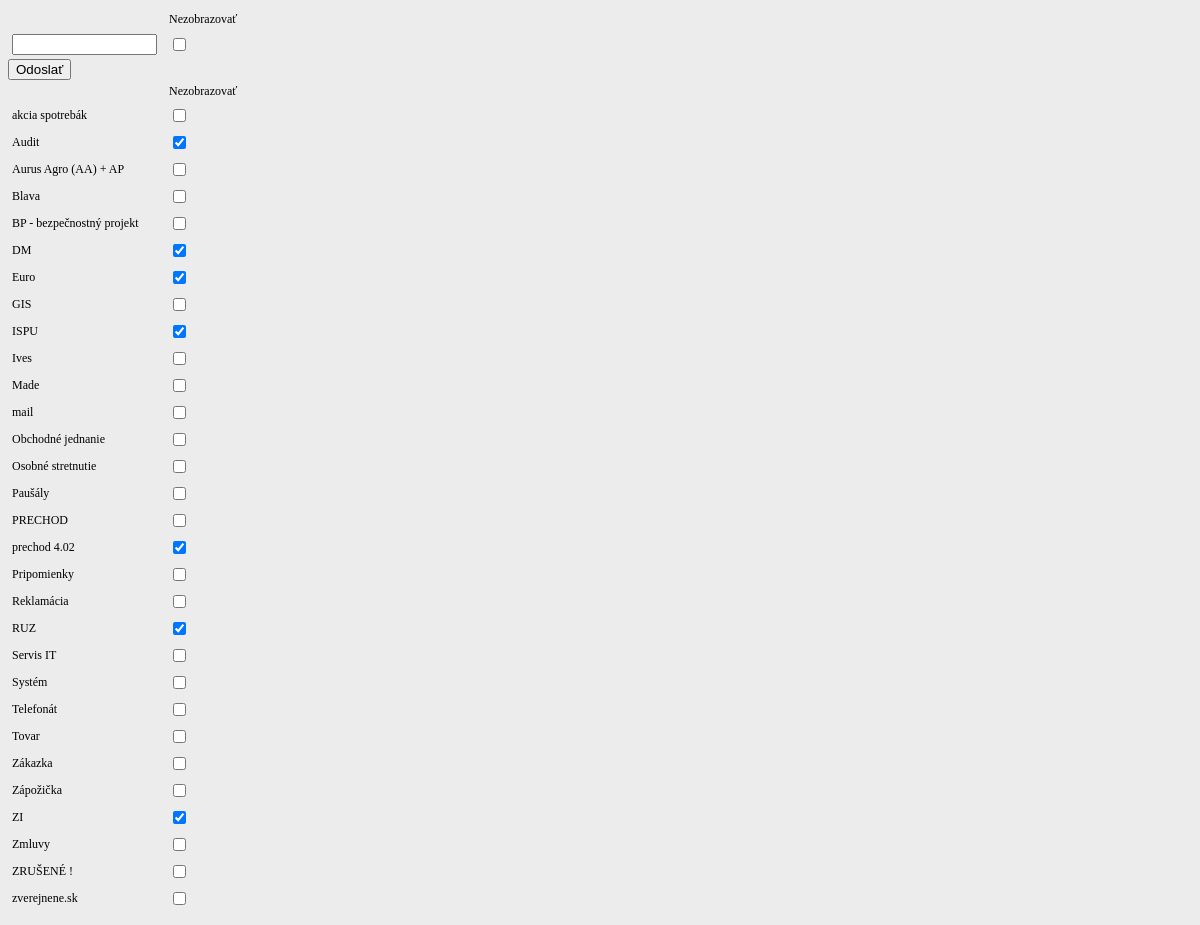
/service_apache/App/_var_www_html/zadaj_okruh.php, run on the app's committed database.
### tables this page shows
CREATE TABLE `okruhy` (
  `id_okr` smallint(5) unsigned NOT NULL AUTO_INCREMENT,
  `nazov` char(25) NOT NULL DEFAULT '',
  `zobraz` tinyint(4) NOT NULL DEFAULT '1',
  PRIMARY KEY (`id_okr`),
  UNIQUE KEY `nazov` (`nazov`)
);

### service_apache/App/_var_www_html/funkcie.php (called while the page is built, shortened)
<?php
$MYSQL_HOST = "db";
$MYSQL_USER = "Korbi";
$MYSQL_PASSWORD = "wyBCewKk28kammg";
function zisti($sql) {
	global $MYSQL_HOST, $MYSQL_USER, $MYSQL_PASSWORD;
	$db_link = mysqli_connect($MYSQL_HOST, $MYSQL_USER, $MYSQL_PASSWORD);
	mysqli_select_db($db_link, "Korbi");
	$vysledok = mysqli_query($db_link, $sql);
	return $vysledok;
}
?>

### service_apache/App/_var_www_html/zadaj_okruh.php (the view, shortened to what this page needs)
<HTML>
<link rel="stylesheet" href="styly.css">
<BODY>
<FORM NAME='formular' METHOD=post ACTION="zapis_okruh.php">
<TABLE WIDTH="100%" VALIGN="top">
<TR>
  <TD></TD>
  <TD>Nezobrazovať</TD>
</TR>
<TR>
  <TD WIDTH="150"><INPUT NAME="nazov" TYPE="text" SIZE="15" MAXLENGTH="25"></TD>
  <TD><INPUT NAME="zobraz" TYPE="checkbox" VALUE="1"></TD>
</TR>
</TABLE>
<INPUT NAME="odoslat" TYPE="submit" VALUE="Odoslať">
<TABLE WIDTH="100%" VALIGN="top">
<TR>
  <TD></TD>
  <TD>Nezobrazovať</TD>
</TR>
<?PHP
require("funkcie.php");
$sirka="150";
$sql="SELECT * FROM okruhy ORDER BY nazov";
$vysledok=zisti($sql);
$i = 1;
while($row=mysqli_fetch_object($vysledok)) {
  echo "<TR><TD WIDTH=\"$sirka\">".$row->nazov."</TD><TD><INPUT NAME=\"id$i\" TYPE=\"checkbox\" VALUE=\"".$row->id_okr."\"";
  if (!$row->zobraz) {
    echo " CHECKED></TD><TR>";
  } else {
    echo "></TD><TR>";
  }
  $i++;
}
?>
</TABLE>
</FORM>
</BODY>
</HTML>

### service_apache/App/_var_www_html/styly.css (style rules this page uses)
body { scrollbar-base-color: #f4f2be; background-color: #f4f2be; background-color: #ececec; font-size: 12px; font-family: Verdana; }
table { empty-cells: show; border: solid 1px; border-color: #CCCCCC; border-spacing: 1px }
td, th { border: inset 1px; border-color: #CCCCCC; font-size: 12px; font-family: Verdana; padding: 3px }

### service_apache/App/_var_www_html/zadaj_okruh.php (style rules this page uses)
table, tr, td { border: 0 }

### data on the page
okruhy: nazov "akcia spotrebák"
okruhy: nazov "Audit", zobraz "☑"
okruhy: nazov "Aurus Agro (AA) + AP"
okruhy: nazov "Blava"
okruhy: nazov "BP - bezpečnostný projekt"
okruhy: nazov "DM", zobraz "☑"
okruhy: nazov "Euro", zobraz "☑"
okruhy: nazov "GIS"
okruhy: nazov "ISPU", zobraz "☑"
okruhy: nazov "Ives"
okruhy: nazov "Made"
okruhy: nazov "mail"
okruhy: nazov "Obchodné jednanie"
okruhy: nazov "Osobné stretnutie"
okruhy: nazov "Paušály"
okruhy: nazov "PRECHOD"
okruhy: nazov "prechod 4.02", zobraz "☑"
okruhy: nazov "Pripomienky"
okruhy: nazov "Reklamácia"
okruhy: nazov "RUZ", zobraz "☑"
okruhy: nazov "Servis IT"
okruhy: nazov "Systém"
okruhy: nazov "Telefonát"
okruhy: nazov "Tovar"
okruhy: nazov "Zákazka"
okruhy: nazov "Zápožička"
okruhy: nazov "ZI", zobraz "☑"
okruhy: nazov "Zmluvy"
okruhy: nazov "ZRUŠENÉ !"
okruhy: nazov "zverejnene.sk"
